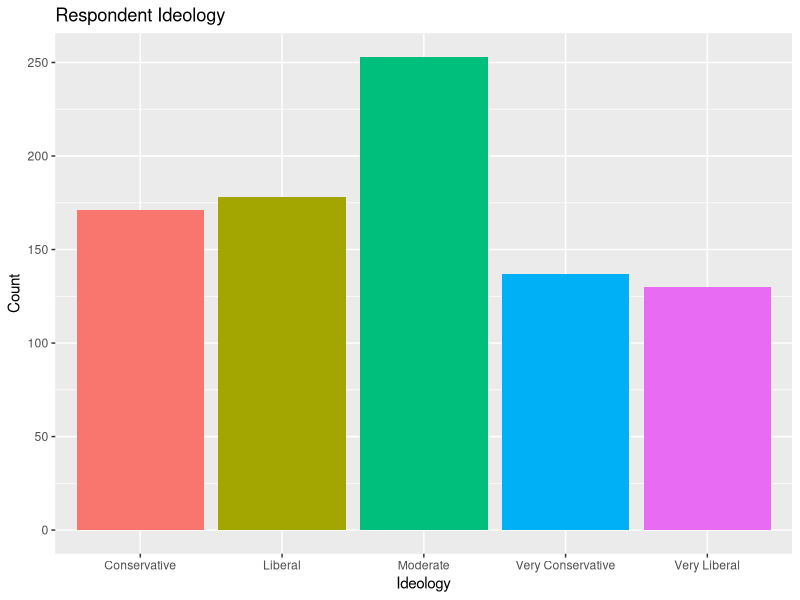
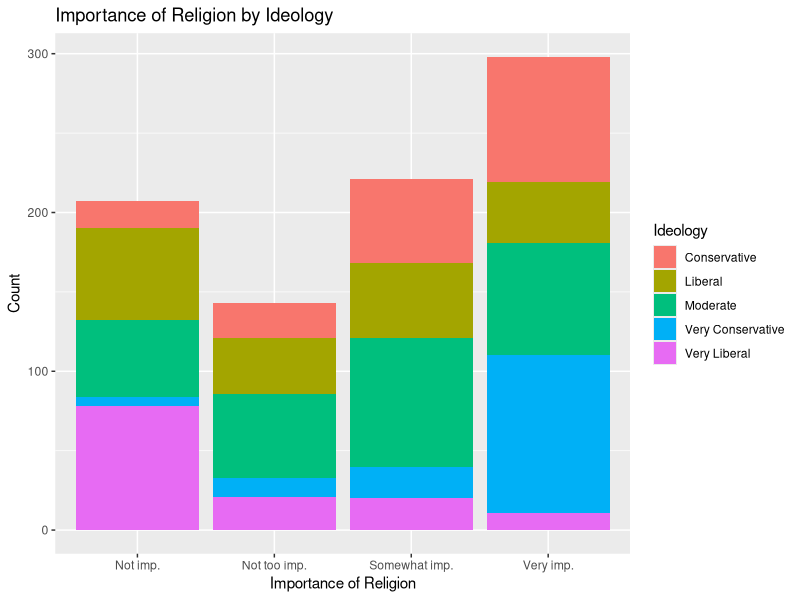
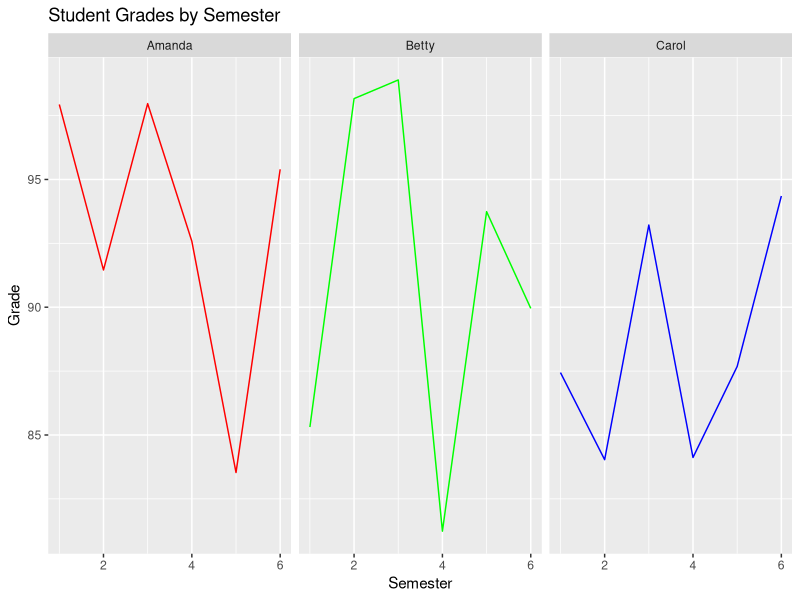

These figures' R source, in order:
## ---- chunk 1
knitr::opts_chunk$set(echo = TRUE)
suppressPackageStartupMessages(library(tidyverse))
cces <- suppressMessages(drop_na(read_csv("cces_sample_coursera.csv")))
## ---- chunk 2
# Get the data that matters for this exercise:
data_plot_1 <- cces %>% select(ideo5)

# Recode the `ideo5` variable:
data_plot_1$ideo5 <- recode(
    data_plot_1$ideo5,
    `1` = "Very Liberal",
    `2` = "Liberal",
    `3` = "Moderate",
    `4` = "Conservative",
    `5` = "Very Conservative"
)

# Plot the figure:
ggplot(data_plot_1, aes(x = ideo5, fill = ideo5)) +
    geom_bar() +
    labs(x = "Ideology", y = "Count", title = "Respondent Ideology") +
    guides(fill = FALSE)
## ---- chunk 3
# Get the columns that matter for this exercise:
data_plot_2 <- cces %>% select(ideo5, pew_religimp)

# Recode the `ideo5` variable, and rename it as `Ideology`:
data_plot_2$ideo5 <- recode(
    data_plot_2$ideo5,
    `1` = "Very Liberal",
    `2` = "Liberal",
    `3` = "Moderate",
    `4` = "Conservative",
    `5` = "Very Conservative"
)
data_plot_2 <- data_plot_2 %>% rename(Ideology = ideo5)

# Recode the `pew_religimp` variable:
data_plot_2$pew_religimp <- recode(
    data_plot_2$pew_religimp,
    `1` = "Very imp.",
    `2` = "Somewhat imp.",
    `3` = "Not too imp.",
    `4` = "Not imp."
)

# Plot the figure:
ggplot(data_plot_2, aes(x = pew_religimp, fill = Ideology)) +
    geom_bar() +
    labs(
        x = "Importance of Religion",
        y = "Count",
        title = "Importance of Religion by Ideology"
    )
## ---- chunk 4
# Number of semesters:
num_semesters <- 6

# Names of the students:
students_names <- c("Amanda", "Betty", "Carol")

# Number of students:
num_students <- length(students_names)

# Create the `Semester` column:
semester <- rep(1:num_semesters, each = num_students)

# Create the `Student` column:
student <- rep(students_names, times = num_semesters)

# Create the `Grade` column:
set.seed(0)
grade <- runif(num_semesters * num_students, min = 80, max = 100)

# Use `semester`, `student` and `grade` to create a tibble:
data_plot_3 <- tibble(
    "Semester" = semester,
    "Student" = student,
    "Grade" = grade
)

# Plot the figure:
ggplot(data_plot_3, aes(x = Semester, y = Grade, color = Student)) +
    geom_line() +
    labs(x = "Semester", y = "Grade", title = "Student Grades by Semester") +
    scale_color_manual(values = c("red", "green", "blue")) +
    facet_wrap(vars(Student)) +
    guides(color = FALSE)
